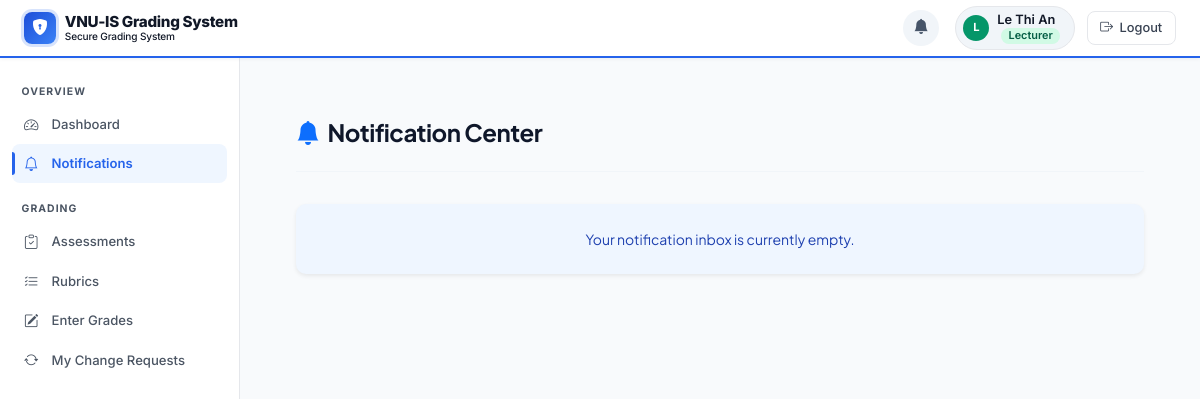
The app's page /index.php?page=notifications (signed in), older data.
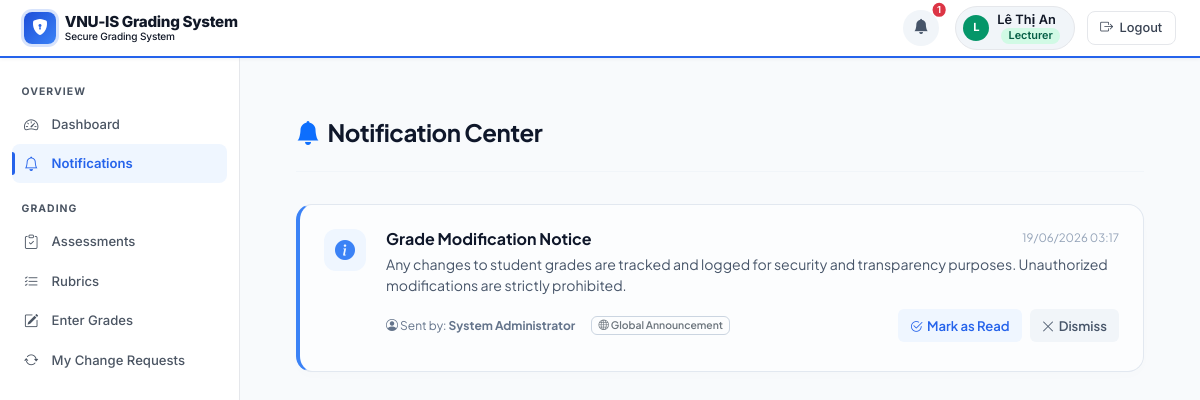
The same page, newer data.
### tables this page shows
CREATE TABLE `notifications` (
  `id` int(11) NOT NULL,
  `user_id` int(11) DEFAULT NULL,
  `title` varchar(255) NOT NULL,
  `message` text NOT NULL,
  `type` enum('info','success','warning','danger') NOT NULL DEFAULT 'info',
  `is_read` tinyint(1) NOT NULL DEFAULT 0,
  `created_by` int(11) DEFAULT NULL,
  `created_at` timestamp NOT NULL DEFAULT current_timestamp(),
  `read_by` text DEFAULT NULL,
  `dismissed_by` text DEFAULT NULL
);

CREATE TABLE `users` (
  `id` int(11) NOT NULL,
  `username` varchar(50) NOT NULL,
  `password_hash` varchar(255) NOT NULL,
  `role` enum('admin','lecturer','student') NOT NULL DEFAULT 'student',
  `full_name` varchar(100) NOT NULL,
  `email` varchar(100) NOT NULL,
  `created_at` timestamp NOT NULL DEFAULT current_timestamp()
);

### includes/core.php (called while the page is built, shortened)
<?php
require_once __DIR__ . '/../classes/database.php';
function db(): PDO {
    return Database::getInstance()->pdo;
}
function qAll(string $sql, array $p = []): array {
    $s = db()->prepare($sql); $s->execute($p); return $s->fetchAll();
}
function role(): ?string     { return $_SESSION['role'] ?? null; }
function uid(): int          { return (int)($_SESSION['user_id'] ?? 0); }
function fullName(): string  { return $_SESSION['full_name'] ?? ''; }

### classes/database.php (called while the page is built, shortened)
<?php
class Database {
    private static $instance = null;
    private $pdo;
    private function __construct() {
        try {
            $dsn = "mysql:host=" . DB_HOST . ";dbname=" . DB_NAME . ";charset=" . DB_CHARSET;
            $this->pdo = new PDO($dsn, DB_USER, DB_PASS, [
                PDO::ATTR_ERRMODE            => PDO::ERRMODE_EXCEPTION,
                PDO::ATTR_DEFAULT_FETCH_MODE => PDO::FETCH_ASSOC,
                PDO::ATTR_EMULATE_PREPARES   => false,
            ]);
        } catch (PDOException $e) {
            die("Database connection failed: " . $e->getMessage());
        }
    }
    public static function getInstance() {
        if (self::$instance === null) {
            self::$instance = new Database();
        }
        return self::$instance;
    }
    public function __get($name) {
        if ($name === 'pdo') return $this->pdo;
        return null;
    }
}

### models/NotificationModel.php (called while the page is built, shortened)
<?php
class NotificationModel {
    public static function getInboxForUser(int $userId): array {
        $rows = qAll(
            "SELECT n.*, u.full_name AS sender_name
             FROM notifications n
             LEFT JOIN users u ON n.created_by = u.id
             WHERE n.user_id = ? OR n.user_id IS NULL
             ORDER BY n.created_at DESC LIMIT 100",
            [$userId]
        );
        $filtered = [];
        foreach ($rows as $row) {
            $dismissed = [];
            if ($row['user_id'] === null) {
                $readBy = [];
                if (!empty($row['read_by'])) {
                    $readBy = json_decode($row['read_by'], true);
                }
                $row['is_read'] = in_array($userId, $readBy, true) ? 1 : 0;
            }
            $filtered[] = $row;
        }
        return $filtered;
    }
    public static function getUnreadCount(int $userId): int {
        $inbox = self::getInboxForUser($userId);
        $cnt = 0;
        foreach ($inbox as $n) {
            if ((int)$n['is_read'] === 0) {
                $cnt++;
            }
        }
        return $cnt;
    }
}

### view/notifications.php (the view, shortened to what this page needs)
<?php
function pageNOTIFICATIONS(array $myInbox = [], array $allNotifs = [], array $recipients = [], bool $isAdmin = false): void {
    layoutStart();
    ?>
    <div class="notif-container">
        <div class="page-header-luxury">
            <div>
                <h4><i class="bi bi-bell-fill me-2 text-primary"></i>Notification Center</h4>
            </div>
        </div>
        <div id="tab-inbox" class="tab-content">
            <div id="inbox-list">
                <?php if (empty($myInbox)): ?>
                    <div class="alert alert-info border-0 shadow-sm py-4 text-center">Your notification inbox is currently empty.</div>
                <?php else: ?>
                    <?php foreach ($myInbox as $n): ?>
                        <?php
                            $unreadClass = $n['is_read'] == 0 ? 'unread' : '';
                            $iconMap = [
                                'info' => 'info-circle-fill',
                                'success' => 'check-circle-fill',
                                'warning' => 'exclamation-triangle-fill',
                                'danger' => 'slash-circle-fill'
                            ];
                            $iconType = $iconMap[$n['type']] ?? 'info-circle-fill';
                            $timeStr = date('d/m/Y H:i', strtotime($n['created_at']));
                        ?>
                        <div class="notif-card <?php echo $unreadClass; ?>" id="notif-card-<?php echo $n['id']; ?>">
                            <div class="notif-icon-box icon-<?php echo h($n['type']); ?>">
                                <i class="bi bi-<?php echo $iconType; ?>"></i>
                            </div>
                            <div class="notif-body">
                                <div class="notif-title-row">
                                    <h5 class="notif-title"><?php echo h($n['title']); ?></h5>
                                    <span class="notif-time"><?php echo $timeStr; ?></span>
                                </div>
                                <div class="notif-message"><?php echo nl2br(h($n['message'])); ?></div>
                                <div class="notif-title-row align-items-center">
                                    <div class="notif-meta">
                                        <span><i class="bi bi-person-circle"></i> Sent by: <strong><?php echo h($n['sender_name'] ?? 'System'); ?></strong></span>
                                        <?php if ($n['user_id'] === null): ?>
                                            <span class="badge bg-secondary-soft text-secondary" style="font-size:0.65rem; border: 1px solid #cbd5e1;"><i class="bi bi-globe"></i> Global Announcement</span>
                                        <?php endif; ?>
                                    </div>
                                    <div class="d-flex gap-2">
                                        <?php if ($n['is_read'] == 0): ?>
                                            <button onclick="ajaxMarkRead(<?php echo $n['id']; ?>)" class="btn-action-ajax btn-action-read" id="btn-read-<?php echo $n['id']; ?>">
                                                <i class="bi bi-check2-circle"></i> Mark as Read
                                            </button>
                                        <?php endif; ?>
                                        <button onclick="ajaxDismiss(<?php echo $n['id']; ?>)" class="btn-action-ajax btn-action-dismiss">
                                            <i class="bi bi-x-lg"></i> Dismiss
                                        </button>
                                    </div>
                                </div>
                            </div>
                        </div>
                    <?php endforeach; ?>
                <?php endif; ?>
            </div>
        </div>
    </div>
    <?php
    layoutEnd();
}

### index.php (shortened to what this page needs)
<?php
require_once __DIR__ . '/includes/core.php';
require_once __DIR__ . '/includes/layout.php';
$page = trim((string)($_GET['page'] ?? ''));
switch ($page) {
    case 'notifications':
        if (isset($_GET['_api']) && $_GET['_api'] === 'list') {
            (new NotificationController())->list();
        } else {
            (new NotificationController())->index();
        }
        break;
}

### controllers/NotificationController.php (shortened to what this page needs)
<?php
class NotificationController {
    public function index(): void {
        $isAdmin = hasPermission('manage_notifications');
        $u = uid();
        if ($isAdmin) {
            $myInbox = NotificationModel::getInboxForUser($u);
            $allNotifs = NotificationModel::getAllNotificationsForAdmin();
            $recipients = qAll("SELECT id, username, role, full_name FROM users ORDER BY role, username");
        } else {
            $myInbox = NotificationModel::getInboxForUser($u);
        }
        require_once __DIR__ . '/../views/notifications.php';
        if (function_exists('pageNOTIFICATIONS')) {
            pageNOTIFICATIONS($myInbox, $allNotifs, $recipients, $isAdmin);
        }
    }
}

### includes/layout.php (shortened to what this page needs)
<?php
function h(string $s): string { return htmlspecialchars($s, ENT_QUOTES, 'UTF-8'); }
function navLink(string $p, string $icon, string $label): void {
    global $page;
    $active = ($page === $p) ? ' active' : '';
    echo "<a href='index.php?page=$p' class='sidebar-link$active'><i class='bi bi-$icon'></i>$label</a>";
}
function renderHead(): void {
?>
<!DOCTYPE html>
<html lang="en">
<head>
<link href="https://cdn.jsdelivr.net/npm/bootstrap@5.3.2/dist/css/bootstrap.min.css" rel="stylesheet">
<link href="https://cdn.jsdelivr.net/npm/bootstrap-icons@1.11.3/font/bootstrap-icons.min.css" rel="stylesheet">
</head>
<body>
<?php
}
function renderNavbar(): void {
    $r = role(); $fn = fullName();
    $avatarColors  = ['admin'=>'#2563eb','lecturer'=>'#059669','student'=>'#d97706'];
    $roleBgColors  = ['admin'=>'#dbeafe', 'lecturer'=>'#d1fae5', 'student'=>'#fef3c7'];
    $roleTextColors= ['admin'=>'#1d4ed8', 'lecturer'=>'#065f46', 'student'=>'#92400e'];
    $avatarBg  = $avatarColors[$r]  ?? '#6b7280';
    $roleBg    = $roleBgColors[$r]  ?? '#f3f4f6';
    $roleText  = $roleTextColors[$r]?? '#374151';
    $initials  = strtoupper(mb_substr($fn, 0, 1, 'UTF-8'));
?>
<nav class="app-navbar">
  <a class="brand" href="index.php?page=dashboard">
    <div class="brand-icon">
      <i class="bi bi-shield-lock-fill" style="font-size:1rem;color:#fff"></i>
    </div>
    <div class="brand-text">
      <span class="brand-name"><?php echo APP_NAME; ?></span>
      <span class="brand-sub">Secure Grading System</span>
    </div>
  </a>
  <div class="nav-right ms-auto">
    <?php if ($r): ?>
      <?php
        $unreadCount = NotificationModel::getUnreadCount(uid());
        $badgeHtml = $unreadCount > 0 ? "<span class='position-absolute top-0 start-100 translate-middle badge rounded-pill bg-danger' style='font-size:0.6rem; padding: 0.25em 0.45em;'>$unreadCount</span>" : "";
      ?>
      <a href="index.php?page=notifications" class="btn position-relative p-2 rounded-circle me-1 border-0" style="width:36px; height:36px; display:flex; align-items:center; justify-content:center; background:#f1f5f9; color:#475569;" title="Notifications">
        <i class="bi bi-bell-fill" style="font-size: 0.95rem;"></i>
        <?php echo $badgeHtml; ?>
      </a>
      <div class="user-pill">
        <div class="avatar" style="background:<?php echo $avatarBg; ?>"><?php echo $initials; ?></div>
        <div class="user-info">
          <span class="user-name"><?php echo h($fn); ?></span>
          <span class="role-tag" style="background:<?php echo $roleBg; ?>;color:<?php echo $roleText; ?>"><?php echo ucfirst($r); ?></span>
        </div>
      </div>
      <form method="POST" class="d-inline">
        <button class="btn-logout" type="submit">
          <i class="bi bi-box-arrow-right"></i>Logout
        </button>
      </form>
    <?php endif; ?>
  </div>
</nav>
<?php
}
function renderSidebar(): void {
    $r = role();
?>
<aside class="app-sidebar">
<?php if ($r === 'admin'): ?>
  <div class="sidebar-section">Overview</div>
  <?php navLink('dashboard','speedometer2','Dashboard'); ?>
  <?php navLink('notifications','bell','Notifications'); ?>
  <div class="sidebar-section">Academic</div>
  <?php navLink('programs','mortarboard','Programs'); ?>
  <?php navLink('subjects','book','Subjects'); ?>
  <?php navLink('plos','bullseye','PLOs'); ?>
  <?php navLink('clos','diagram-3','CLOs'); ?>
  <?php navLink('clo_matrix','grid-3x3','CLO-PLO Matrix'); ?>
  <div class="sidebar-section">Users</div>
  <?php navLink('users','people','Manage Users'); ?>
  <?php navLink('enrollments','person-check','Enrollments'); ?>
  <div class="sidebar-section">Security</div>
  <?php navLink('ledger','link-45deg','Ledger'); ?>
  <?php navLink('verify_ledger','shield-check','Verify Ledger'); ?>
  <?php navLink('audit_logs','journal-text','Audit Logs'); ?>
  <?php navLink('grade_requests','arrow-repeat','Grade Change Requests'); ?>
<?php elseif ($r === 'lecturer'): ?>
  <div class="sidebar-section">Overview</div>
  <?php navLink('dashboard','speedometer2','Dashboard'); ?>
  <div class="sidebar-section">Grading</div>
<?php endif; ?>
</aside>
<?php
}
function layoutStart(): void {
    renderHead(); renderNavbar();
    echo "<div class='app-layout'>";
    renderSidebar();
    echo "<main class='app-main'>";
}
function layoutEnd(): void {
    echo "</main></div>";
    echo "</body></html>";
}

### view/notifications.php (style rules this page uses)
.notif-container { max-width: 1100px; margin: 2rem auto; padding: 0 1.5rem; font-family: 'Plus Jakarta Sans', sans-serif !important; }
.page-header-luxury { border-bottom: 1px solid #f1f5f9; padding-bottom: 1.5rem; margin-bottom: 2rem; display: flex; justify-content: space-between; align-items: center; }
.page-header-luxury h4 { font-size: 1.5rem; font-weight: 700; color: #0f172a; letter-spacing: -0.02em; margin: 0; }
.notif-card { background: #ffffff; border: 1px solid #e2e8f0; border-radius: 16px; padding: 1.5rem; margin-bottom: 1rem; box-shadow: 0 4px 12px rgba(0,0,0,0.01); transition: all 0.3s cubic-bezier(0.16, 1, 0.3, 1); position: relative; overflow: hidden; display: flex; gap: 1.25rem; }
.notif-card.unread { border-left: 4px solid #3b82f6; background: #fcfdfe; }
.notif-icon-box { width: 42px; height: 42px; border-radius: 12px; display: flex; align-items: center; justify-content: center; font-size: 1.25rem; flex-shrink: 0; }
.icon-info { background: #eff6ff; color: #3b82f6; }
.notif-body { flex-grow: 1; }
.notif-title-row { display: flex; justify-content: space-between; align-items: flex-start; margin-bottom: 0.35rem; gap: 1rem; }
.notif-title { font-size: 1rem; font-weight: 700; color: #0f172a; margin: 0; }
.notif-time { font-size: 0.72rem; color: #94a3b8; white-space: nowrap; }
.notif-message { font-size: 0.88rem; color: #475569; margin-bottom: 0.85rem; line-height: 1.5; }
.notif-meta { font-size: 0.75rem; color: #64748b; display: flex; align-items: center; gap: 1rem; }
.btn-action-ajax { background: none; border: none; font-size: 0.82rem; font-weight: 600; padding: 0.35rem 0.75rem; border-radius: 6px; cursor: pointer; transition: all 0.2s; display: inline-flex; align-items: center; gap: 4px; }
.btn-action-dismiss { background: #f1f5f9; color: #475569; }
.btn-action-read { background: #eff6ff; color: #2563eb; }

Row changes from the older to the newer data that the page shows:
now on this page (row edited): notifications: title "Grade Modification Notice", created_at "19/06/2026 03:17", message "Any changes to student grades are tracked and logged for security and transparency purposes. Unauthorized modifications are strictly prohibited.", created_by.full_name "System Administrator", shows "Global Announcement"
Text that changed along with them:
$unreadCount: (not shown) → "1"
$fn: "Le Thi An" → "Lê Thị An"
text no longer shown: "Your notification inbox is currently empty."
